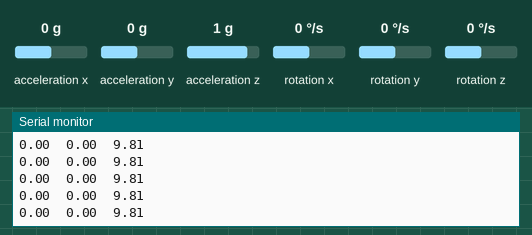
Bench run of a sketch on a simulated Arduino Uno, built with avr-gcc and run on an emulated ATmega328P. On the bench: the last lines printed to the serial monitor. Wiring (inferred from the names in the program): MPU-6050 motion sensor at I2C address 0x68. The test bench sets the inputs (shaded band); at power-on: acceleration y 0 g, acceleration x 0 g, acceleration z 1 g, rotation x 0 °/s, rotation y 0 °/s, rotation z 0 °/s.

Above: at 4.1 s.
4.2 s: acceleration y set to 1.4 g
At 4.7 s:
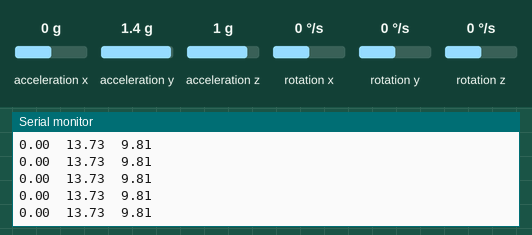
7.2 s: acceleration x set to -0.2 g
At 7.9 s:
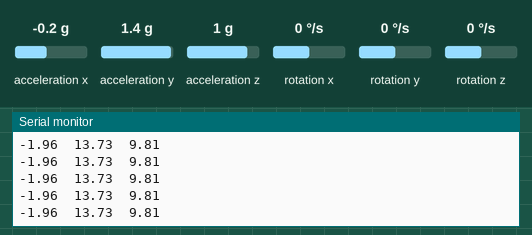

The sketch:

main.ino
```cpp
//Importando as classes utilizadas ---------------------------------------------
#include <Wire.h>
#include <Arduino.h>
#include "heitor_SerialFilter.h"


//Definindo as portas utlizadas para comunicação com o MPU6050 -----------------
#define MPU6050_BEGINNING 0x3B
#define MPU6050_I2C_ADDRESS 0x68


//definição das variáveis globais que armazenam as medidas do sensor -----------
float Temp;
float aux1, aux2; //variaveis auxiliares globais (uso geral)
int start = 0, last = 0; //variaveis para controle do tempo

//Criação dos filtros seriais para usar com o giro -----------------------------
SerialFilter serial1(10, 5);
SerialFilter serial2(10, 5);
SerialFilter serial3(10, 5);


//Criação da classe de um ponto 3d ---------------------------------------------
class point3d{
	public:
		float x;
		float y;
		float z;

		point3d(float x = 0, float y = 0, float z = 0);

		void rotateonX(float theta);
		void rotateonY(float theta);
		void rotateonZ(float theta);
};

point3d::point3d(float x = 0, float y = 0, float z = 0){
	this->x = x;
	this->y = y;
	this->z = z;
}

void point3d::rotateonX(float tetha){

	float cos_tetha = cos(tetha);
	float sin_tetha = sin(tetha);

	float aux1 = y;
	float aux2 = z;

	y = (cos_tetha*aux1) - (sin_tetha*aux2);
	z = (cos_tetha*aux2) + (sin_tetha*aux1);
}

void point3d::rotateonY(float tetha){

	float cos_tetha = cos(tetha);
	float sin_tetha = sin(tetha);

	float aux1 = x;
	float aux2 = y;

	x = (cos_tetha*aux1) - (sin_tetha*aux2);
	z = (cos_tetha*aux2) + (sin_tetha*aux1);
}

void point3d::rotateonZ(float tetha){

	float cos_tetha = cos(tetha);
	float sin_tetha = sin(tetha);

	float aux1 = x;
	float aux2 = y;

	x = (cos_tetha*aux1) - (sin_tetha*aux2);
	y = (cos_tetha*aux2) + (sin_tetha*aux1);
}

//declaração dos pontos utilizados no programa
point3d Acc_offset;
point3d Gyro;
point3d Acc;


//FUNÇÕES RELACIONADAS COM O SENSOR: SETUP, READ E SET_OFFSET ------------------
void setup_MPU6050(){

	//Activate the MPU-6050
	Wire.beginTransmission(0x68);
	Wire.write(0x6B);
	Wire.write(0x00);
	Wire.endTransmission();

	//Configure the accelerometer (+/-8g)
	Wire.beginTransmission(0x68);
	Wire.write(0x1C);
	Wire.write(0x10);
	Wire.endTransmission();

	//Configure the gyro (500dps full scale)
	Wire.beginTransmission(0x68);
	Wire.write(0x1B);
	Wire.write(0x08);
	Wire.endTransmission();
}

float read_MPU6050 () {

	Wire.beginTransmission(MPU6050_I2C_ADDRESS);
	Wire.write(MPU6050_BEGINNING);
	Wire.endTransmission();
	Wire.requestFrom(MPU6050_I2C_ADDRESS, 14);

	Acc.x = ( ( (Wire.read() << 8 | Wire.read()) / 4096.0 ) * 9.81);
	Acc.y = ( ( (Wire.read() << 8 | Wire.read()) / 4096.0 ) * 9.81);
	Acc.z = ( ( (Wire.read() << 8 | Wire.read()) / 4096.0 ) * 9.81);

	Temp = ((Wire.read() << 8 | Wire.read()) / 340.0 ) + 36.53;

	Gyro.x = (Wire.read() << 8 | Wire.read()) * 7.6335;
	Gyro.y = (Wire.read() << 8 | Wire.read()) * 7.6335;
	Gyro.z = (Wire.read() << 8 | Wire.read()) * 7.6335;

}


void set_off_set() {

	//as medidas do offset serão usadas para criar o vetor global relativo à
	//gravidade do foguete. Sempre que o foguete se movimentar, o offset deve
	//ser rotacionado inversamente ao movimento, para que permaneça sempre para
	//baixo.

	for (int i=0; i<100; i++){

		Serial.print(".");

		read_MPU6050();

		Acc_offset.x +=Acc.x;
		Acc_offset.y +=Acc.y;
		Acc_offset.z +=Acc.z;

		serial1 = Gyro.x;
		serial2 = Gyro.y;
		serial3 = Gyro.z;

		delay(25);
	}
	Serial.println("");

	Acc_offset.x /= 100.0;
	Acc_offset.y /= 100.0;
	Acc_offset.z /= 100.0;
}

void adjust_off_set(){

	Acc_offset.rotateonX((Gyro.x*PI)/180.0);
	Acc_offset.rotateonY((Gyro.y*PI)/180.0);
	Acc_offset.rotateonZ((Gyro.z*PI)/180.0);
}


//FUNÇÕES DE CALCULO DE INFORMAÇÕES DE VOO -------------------------------------
//variável global para fazer a integral da aceleração
//com essa função, podemos calcular a distancia máxima percorrida,
//a velocidade máxima atingida, entre outros.

//variavel start é global para poupar declarações e garantir que tudo funcione
//com os mesmos dados
float IntegrateRiemann(float Acc){
	float deltaTime = last - start;
	//a velocidade é a integral da aceleração
	//a integral aqui está sendo feita pelo soma de Riemann
	float rect = deltaTime * Acc;
	return rect;
}

//integra a aceleração instantanea para ver a velocidade
float highestMomentaniumSpeed = 0;
float get_highestSpeed(float Acc){
	//a função tbm retorna a velocidade medida no momento. isso pode acarretar
	//num maior custo computacional, mas facilita o uso da informação por outras
	//funções
	float speed = IntegrateRiemann(Acc);
	if (speed>highestMomentaniumSpeed){
		highestMomentaniumSpeed = speed;
	}
	return speed;
}

//integra a velocidade instantanea para ver
float MaxDistance = 0;
float Update_highestSpeed(float Acc){
	//a distancia é uma integral dupla da aceleração
	float distance = IntegrateRiemann(get_highestSpeed(Acc));
	if (distance>MaxDistance){
		MaxDistance = distance;
	}
	return distance;
}


//PROGRAMA PRINCIPAL -----------------------------------------------------------
void setup(){

	Wire.begin();

	Serial.begin(115200); //inicia o serial

	Wire.write(0); //tira o sensor do sleep-mode

	setup_MPU6050();
	set_off_set();

	Serial.print(Acc_offset.x);
	Serial.print("\t");
	Serial.print(Acc_offset.y);
	Serial.print("\t");
	Serial.println(Acc_offset.z);
}

void loop(){

	//como o tempo é muito utilizado pois ocorrem várias integrações, é bom
	//que essa variável seja global, assim como a last. isso garante que todos
	//os processos, em cada execução do loop, utilizem o mesmo dt para as integrais.
	start = millis();

	//A cada nova leitura é necessário ajustar o novo offset
	read_MPU6050();
	adjust_off_set();

	//para que o calculo seja o mais próximo possível do ideal, acredito que a melhor
	//alternativa seja evitar filtrar a aceleração, pois os dados estão sendo integrados com o ruido,
	//mas essa situação ainda é melhor do que a suavização que um filtro geraria para cada uma de todas
	//as medidas.
	//aqui, acho que o ruido, que é pequeno, é melhor do que a suavização da curva gerada por um filtro,
	//POR OUTRO LADO, o giroscópio é muito utilizado para ajustar o vetor da aceleração de gravidade e
	//filtrar esse valor do acelerometro, então este tem que funcionar com precisão. Talvez a implementação
	//de um filtro de passa alta com poucos valores seja bom, pois suaviza um pouco a medição mas ainda garante
	//um dado com menos ruidos.
	//DE QUALQUER FORMA, os sensores utilizados não são de alto nível de distorção de medidas. É necessário
	//fazer um estudo para avaliar qual opção é a melhor, ou se nenhuma é boa o suficiente e o
	//problema precisaria de uma abordagem diferente para esta solução.
	Acc.x -= Acc_offset.x;
	Acc.y -= Acc_offset.y;
	Acc.z -= Acc_offset.z;

	Serial.print(Acc.x);
	Serial.print("\t");
	Serial.print(Acc.y);
	Serial.print("\t");
	Serial.println(Acc.z);

	//necessário deixar isso aqui, para atualizar o valor de start.
	last = start;
}
```

gyro.ino
```cpp
//gyro.ino
```

heitor_SerialFilter.cpp
```cpp
#include "heitor_SerialFilter.h"


MovingAverage::MovingAverage(int n) : N(n), Vals(n)
{
}
float MovingAverage::addValor(const float & valor)
{
	media *= N;
	media -= Vals;
	media += valor;
	media /= N;
	Vals = valor;
	max = (media > max) ? media : max;
	min = (media < min) ? media : min;
	return media;
}
float MovingAverage::getMedia()
{
	return media;
}
float MovingAverage::getVar()
{
	sigma = 0;
	for (unsigned int i = 0; i < N; i++) sigma += pow(Vals[i] - media, 2.f);
	sigma = pow(sigma / (N - 1), .5f);
	return sigma;
}
float MovingAverage::getMax()
{
	return max;
}
float MovingAverage::getMin()
{
	return min;
}
float MovingAverage::operator=(const float & valor)
{
	return addValor(valor);
}
MovingAverage::operator float()
{
	return media;
}


SerialFilter::SerialFilter(int n, int v) : N(n)
{
	for (int i = 0; i < N; i++) MM[i] = new MovingAverage(v);
}
SerialFilter::SerialFilter(int n, int V[]) : N(n)
{
	for (int i = 0; i < N; i++) MM[i] = new MovingAverage(V[i]);
}
float SerialFilter::operator=(const float &in)
{
	(*MM[N - 1]) = in;
	for (int i = N - 1; i > 0; i--) (*MM[i - 1]) = ((*MM[i]).getMedia());
	return (*MM[0]).getMedia();
}
SerialFilter::operator float()
{
	return (*MM[0]);
}
```

heitor_SerialFilter.h
```cpp
#pragma once

#if defined(ARDUINO) && ARDUINO >= 100
#include <Arduino.h>
#else
#include "WProgram.h"
#endif

template <typename type> class RoundArray
{
	const size_t Len;
	type* Vals = new type[Len];
	size_t pointer = 0;
public:
	RoundArray(const unsigned int &len) :Len(len)
	{
		for (unsigned int i = 0; i < Len; i++) Vals[i] = 0;
	}
	~RoundArray() // Destructor
	{
		delete[] Vals;
	}
	void push(const type &var)
	{
		Vals[pointer] = var;
		pointer = pointer + 1 == Len ? 0 : pointer + 1;
	}
	operator float()
	{
		return Vals[pointer];
	}
	type &operator[](int index)
	{
		return Vals[(Len + pointer - index - 1) % Len];
	}
	void operator=(const type &var)
	{
		push(var);
	}
	size_t length()
	{
		return Len;
	}
};

class MovingAverage
{
	const unsigned int N;
	RoundArray<float> Vals;
	float media = 0, max = 0, min, sigma;
public:
	MovingAverage(int n);
	float addValor(const float &valor);
	float getMedia();
	float getVar();
	float getMax();
	float getMin();
	float operator=(const float &valor);
	operator float();
};

/*
class MediaMovel
{
	const unsigned int N;
	float* Vals = new float[N];
	float media, max = 0, min, sigma;
public:
	MediaMovel(int n);	//Inicializadore
	~MediaMovel();
	float addValor(const float &valor);
	float getMedia();
	float getVar();
	float getMax();
	float getMin();
	operator float();
};*/

class SerialFilter
{
	const int N;
	MovingAverage **MM = new MovingAverage*[N];
public:
	SerialFilter(int n, int v);
	SerialFilter(int n, int V[]);
	float operator=(const float &in);
	operator float();
};
```

Measured:
- after the input at 4.2 s, the serial monitor: prints a new line at once (image 1)
- after the input at 7.2 s, the serial monitor: prints a new line at once (image 2)
